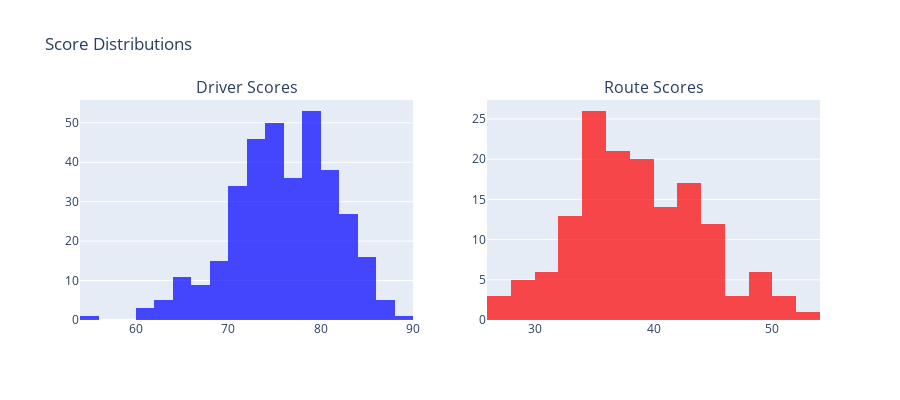

The code cell stored with this chart in its notebook:
### Markdown cell above
## 2. Score Distributions

### Code cell
# Driver score distributions
fig = make_subplots(rows=1, cols=2, subplot_titles=('Driver Scores', 'Route Scores'))

fig.add_trace(go.Histogram(x=drivers_df['driver_score_adjusted'], name='Driver Score', marker_color='blue', opacity=0.7), row=1, col=1)
fig.add_trace(go.Histogram(x=routes_df['route_score_final'], name='Route Score', marker_color='red', opacity=0.7), row=1, col=2)

fig.update_layout(height=400, showlegend=False, title_text='Score Distributions')
fig.show()

### Figure 1 — Plotly figure (JSON) as saved in the notebook; plotly's stock layout.template omitted (floating-point values rounded to 4 significant figures; data arrays with more than 128 entries replaced by an {"elided": "..."} marker saying what was removed)
{"data": [{"marker": {"color": "blue"}, "name": "Driver Score", "opacity": 0.7, "type": "histogram", "x": {"elided": "350 float values"}, "xaxis": "x", "yaxis": "y"}, {"marker": {"color": "red"}, "name": "Route Score", "opacity": 0.7, "type": "histogram", "x": {"elided": "150 float values"}, "xaxis": "x2", "yaxis": "y2"}], "layout": {"annotations": [{"font": {"size": 16}, "showarrow": false, "text": "Driver Scores", "x": 0.225, "xanchor": "center", "xref": "paper", "y": 1, "yanchor": "bottom", "yref": "paper"}, {"font": {"size": 16}, "showarrow": false, "text": "Route Scores", "x": 0.775, "xanchor": "center", "xref": "paper", "y": 1, "yanchor": "bottom", "yref": "paper"}], "height": 400, "showlegend": false, "title": {"text": "Score Distributions"}, "xaxis": {"anchor": "y", "domain": [0, 0.45]}, "xaxis2": {"anchor": "y2", "domain": [0.55, 1]}, "yaxis": {"anchor": "x", "domain": [0, 1]}, "yaxis2": {"anchor": "x2", "domain": [0, 1]}}}
